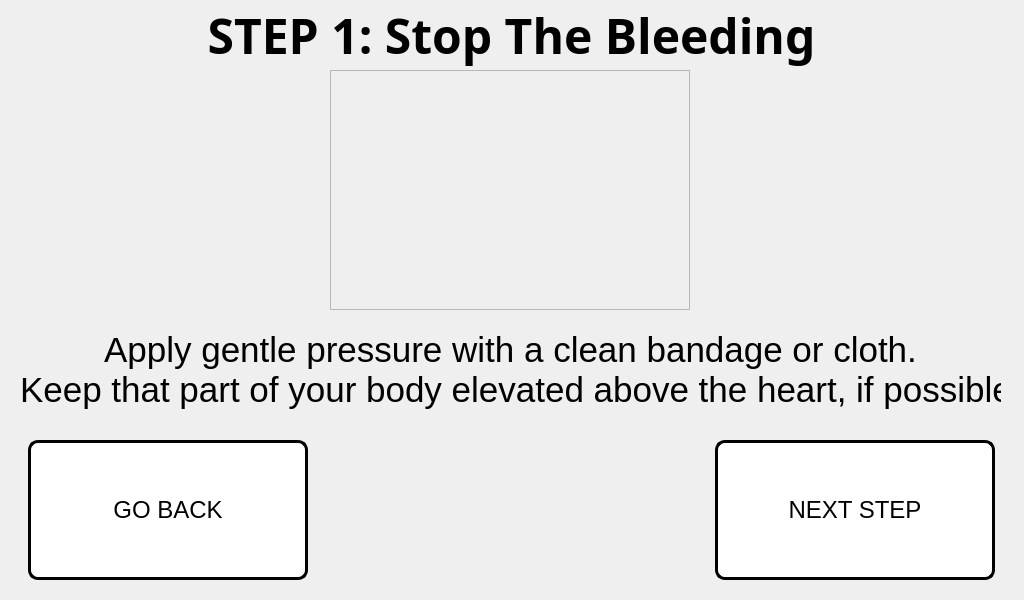
<?xml version="1.0" encoding="UTF-8"?>
<ui version="4.0">
 <class>step_1_window</class>
 <widget class="QMainWindow" name="step_1_window">
  <property name="geometry">
   <rect>
    <x>0</x>
    <y>0</y>
    <width>1024</width>
    <height>600</height>
   </rect>
  </property>
  <property name="minimumSize">
   <size>
    <width>1024</width>
    <height>600</height>
   </size>
  </property>
  <property name="maximumSize">
   <size>
    <width>1024</width>
    <height>600</height>
   </size>
  </property>
  <property name="windowTitle">
   <string>Step 1 Procedure</string>
  </property>
  <widget class="QWidget" name="centralwidget">
   <widget class="QLabel" name="title_step">
    <property name="geometry">
     <rect>
      <x>6</x>
      <y>0</y>
      <width>1011</width>
      <height>71</height>
     </rect>
    </property>
    <property name="font">
     <font>
      <family>Unispace</family>
      <pointsize>18</pointsize>
      <weight>75</weight>
      <bold>true</bold>
     </font>
    </property>
    <property name="text">
     <string>&lt;html&gt;&lt;head/&gt;&lt;body&gt;&lt;p align=&quot;center&quot;&gt;&lt;span style=&quot; font-size:36pt;&quot;&gt;STEP 1: Stop The Bleeding&lt;/span&gt;&lt;/p&gt;&lt;/body&gt;&lt;/html&gt;</string>
    </property>
    <property name="alignment">
     <set>Qt::AlignCenter</set>
    </property>
   </widget>
   <widget class="QLabel" name="text_steps">
    <property name="geometry">
     <rect>
      <x>20</x>
      <y>310</y>
      <width>981</width>
      <height>121</height>
     </rect>
    </property>
    <property name="font">
     <font>
      <pointsize>14</pointsize>
     </font>
    </property>
    <property name="text">
     <string>&lt;html&gt;&lt;head/&gt;&lt;body&gt;&lt;p align=&quot;center&quot;&gt;&lt;span style=&quot; font-family:'Calibri'; font-size:26pt; color:#000000;&quot;&gt;Apply gentle pressure with a clean bandage or cloth.&lt;br/&gt;Keep that part of your body elevated above the heart, if possible&lt;/span&gt;&lt;/p&gt;&lt;/body&gt;&lt;/html&gt;</string>
    </property>
   </widget>
   <widget class="QLabel" name="gif_player_label">
    <property name="geometry">
     <rect>
      <x>330</x>
      <y>70</y>
      <width>360</width>
      <height>240</height>
     </rect>
    </property>
    <property name="minimumSize">
     <size>
      <width>360</width>
      <height>240</height>
     </size>
    </property>
    <property name="maximumSize">
     <size>
      <width>360</width>
      <height>240</height>
     </size>
    </property>
    <property name="font">
     <font>
      <family>Unispace</family>
      <pointsize>16</pointsize>
      <weight>75</weight>
      <bold>true</bold>
     </font>
    </property>
    <property name="frameShape">
     <enum>QFrame::StyledPanel</enum>
    </property>
    <property name="lineWidth">
     <number>1</number>
    </property>
    <property name="text">
     <string/>
    </property>
    <property name="alignment">
     <set>Qt::AlignCenter</set>
    </property>
   </widget>
   <widget class="QPushButton" name="next_step_button">
    <property name="geometry">
     <rect>
      <x>715</x>
      <y>440</y>
      <width>280</width>
      <height>140</height>
     </rect>
    </property>
    <property name="minimumSize">
     <size>
      <width>280</width>
      <height>140</height>
     </size>
    </property>
    <property name="maximumSize">
     <size>
      <width>280</width>
      <height>140</height>
     </size>
    </property>
    <property name="font">
     <font>
      <pointsize>18</pointsize>
     </font>
    </property>
    <property name="cursor">
     <cursorShape>PointingHandCursor</cursorShape>
    </property>
    <property name="styleSheet">
     <string notr="true">QPushButton:hover:!pressed
{
  background-color: rgb(195,30,60);
}

QPushButton
{
  background-color: white;
color: black;
border-style: outset;
border-width: 3px;
border-radius:10px;
border-color: black;
}</string>
    </property>
    <property name="text">
     <string>NEXT STEP</string>
    </property>
   </widget>
   <widget class="QPushButton" name="go_back_injury_type">
    <property name="geometry">
     <rect>
      <x>28</x>
      <y>440</y>
      <width>280</width>
      <height>140</height>
     </rect>
    </property>
    <property name="minimumSize">
     <size>
      <width>280</width>
      <height>140</height>
     </size>
    </property>
    <property name="maximumSize">
     <size>
      <width>280</width>
      <height>140</height>
     </size>
    </property>
    <property name="font">
     <font>
      <pointsize>18</pointsize>
     </font>
    </property>
    <property name="styleSheet">
     <string notr="true">QPushButton:hover:!pressed
{
  background-color: rgb(195,30,60);
}

QPushButton
{
  background-color: white;
color: black;
border-style: outset;
border-width: 3px;
border-radius:10px;
border-color: black;
}</string>
    </property>
    <property name="text">
     <string>GO BACK</string>
    </property>
   </widget>
   <widget class="QLabel" name="label">
    <property name="geometry">
     <rect>
      <x>0</x>
      <y>0</y>
      <width>1024</width>
      <height>600</height>
     </rect>
    </property>
    <property name="minimumSize">
     <size>
      <width>1024</width>
      <height>600</height>
     </size>
    </property>
    <property name="maximumSize">
     <size>
      <width>1024</width>
      <height>600</height>
     </size>
    </property>
    <property name="text">
     <string/>
    </property>
    <property name="pixmap">
     <pixmap>../pictures/program_pictures/main_wallpaper.png</pixmap>
    </property>
   </widget>
   <zorder>label</zorder>
   <zorder>text_steps</zorder>
   <zorder>title_step</zorder>
   <zorder>gif_player_label</zorder>
   <zorder>next_step_button</zorder>
   <zorder>go_back_injury_type</zorder>
  </widget>
 </widget>
 <resources/>
 <connections/>
</ui>
